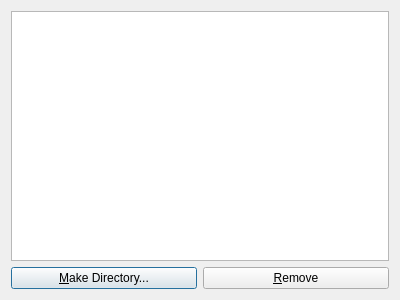
<?xml version="1.0" encoding="UTF-8"?>
<ui version="4.0">
 <class>rrdemo::cdom::qt::FileSystemModelDialog</class>
 <widget class="QDialog" name="rrdemo::cdom::qt::FileSystemModelDialog">
  <property name="geometry">
   <rect>
    <x>0</x>
    <y>0</y>
    <width>400</width>
    <height>300</height>
   </rect>
  </property>
  <layout class="QVBoxLayout" name="mainLayout">
   <item>
    <widget class="QTreeView" name="treeView"/>
   </item>
   <item>
    <layout class="QHBoxLayout" name="buttonsLayout">
     <item>
      <widget class="QPushButton" name="mkdirButton">
       <property name="text">
        <string>&amp;Make Directory...</string>
       </property>
      </widget>
     </item>
     <item>
      <widget class="QPushButton" name="rmButton">
       <property name="text">
        <string>&amp;Remove</string>
       </property>
      </widget>
     </item>
    </layout>
   </item>
  </layout>
 </widget>
 <resources/>
 <connections/>
</ui>
